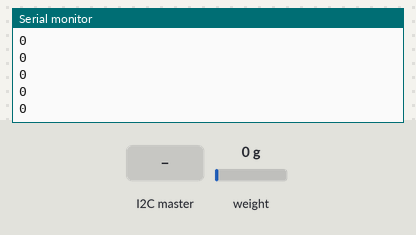
Simulated run of this sketch. Board: Arduino Uno, built with avr-gcc and run on an emulated ATmega328P. Shown: the last lines printed to the serial monitor. Inputs (shaded band) come from the test bench; at power-on: weight on the scale 0 g.

Above: at 2.2 s.
2.3 s: weight on the scale set to 1250 g
At 2.46 s:
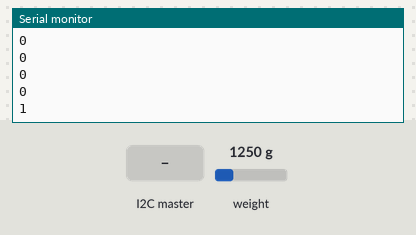
3.8 s: the I2C master sends the byte 1
At 3.81 s:
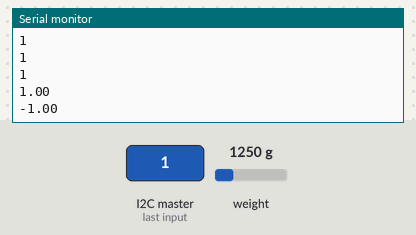
5.3 s: the I2C master sends the byte 0
6.8 s: weight on the scale set to 2500 g
At 6.86 s:
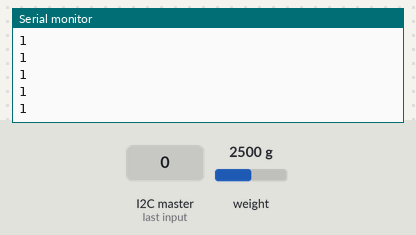
Timing chart, 0 to 9.3 s (numbered marks = the images above; inputs shaded):
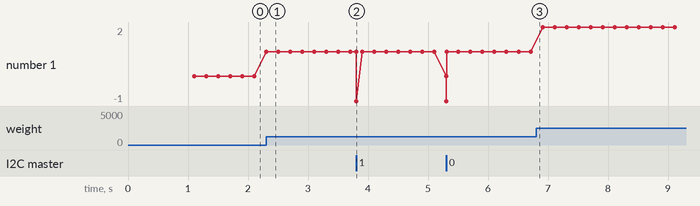

The sketch:

i2c_loadcell.ino
```cpp
/* FOR 40KG
 * E+ RED
 * E- WHITE
 * A- GREEN
 * A+ BLUE
 * circuits4you.com
 * 2016 November 25
 * Load Cell HX711 Module Interface with Arduino to measure weight in Kgs
 Arduino
 pin
 2 -> HX711 CLK
 3 -> DOUT
 5V -> VCC
 GND -> GND

 Most any pin on the Arduino Uno will be compatible with DOUT/CLK.
 The HX711 board can be powered from 2.7V to 5V so the Arduino 5V power should be fine.
*/

#include "HX711.h"  //You must have this library in your arduino library folder
#include <Wire.h>
byte x,y;
float a,b;
#define DOUT  A0
#define CLK  A1

HX711 scale(DOUT, CLK);

//Change this calibration factor as per your load cell once it is found you many need to vary it in thousands
float calibration_factor = -96650; //-106600 worked for my 40Kg max scale setup

//=============================================================================================
//                         SETUP
//=============================================================================================
void setup() {
  Serial.begin(9600);
  scale.set_scale(calibration_factor);
  scale.tare(); //Reset the scale to 0
  Wire.begin(8);                // join i2c bus with address #8
  Wire.onReceive(receiveEvent); // register event
  Wire.onRequest(requestEvent);
}

//=============================================================================================
//                         LOOP
//=============================================================================================
void loop() {

  float w=scale.get_units();
  int wt=int(w);
  x=wt;
  y=wt*10;
  Serial.println(wt,3);
  delay(100);
}

void receiveEvent(int count)
{
  if (Wire.available())
  {
    a=Wire.read();
     b=Wire.read();
  }
    Serial.println(a);
    Serial.println(b);

}
  //Wire.beginTransmission(1);
void requestEvent() {
  Wire.write(x);
  Wire.write(y);
  //Wire.endTransmission();
  Serial.println("data sent to master");
}
//=============================================================================================
```

Measured:
- after the input at 2.3 s, the serial monitor: prints a new line at once (image 1)
- after the input at 3.8 s, the serial monitor: prints a new line at once (image 2)
- plotted number 1: 0 → 1 after the input at 2.3 s, 1 → 2 after the input at 6.8 s
